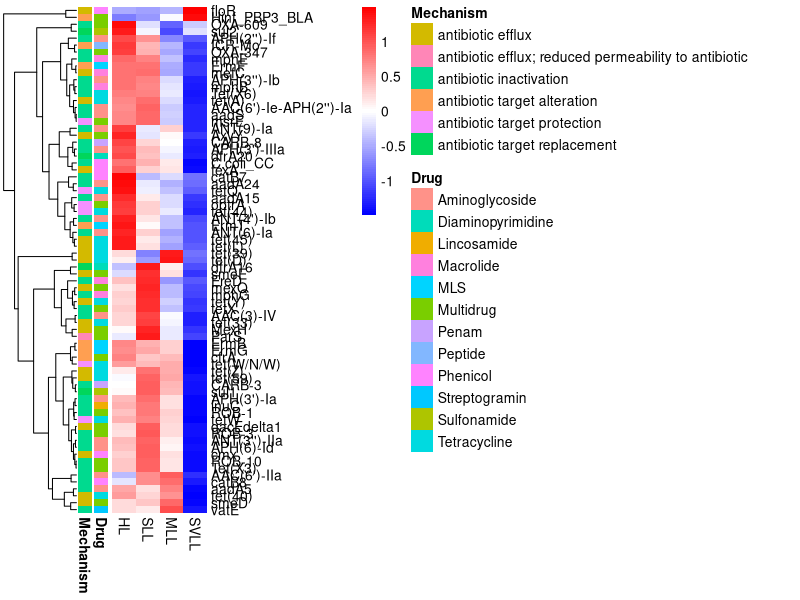

Source code (R):
rm(list = ls())

data <- read.delim("compare.sig.ARG_Abun.xls",header = T,row.names = 1,check.names = F,sep = "\t")
metadata <- read.delim("compare.sig.ARG_info.xls",header = T,row.names = 1,check.names = F,sep = "\t")
library(plyr)
group_abun <- ddply(data,"Grade",numcolwise(mean))
dt <- as.data.frame(t(group_abun))
names(dt) <- c("HL","MLL","SLL","SVLL")
dt <- dt[-1,c(1,3,2,4)]
dt[,1:4] <- lapply(dt[,1:4], as.numeric)
rownames(dt)[c(18,33,47)] <- c("C.coli_CC","Hinf_PBP3_BLA","catB7")

library(pheatmap)
library(gplots)
library(ggplot2)
anno <- as.data.frame(metadata[,c(3,4)])
rownames(anno)[c(18,33,47)] <- c("C.coli_CC","Hinf_PBP3_BLA","catB7")
names(anno) <- c("Drug","Mechanism")
write.table(dt,file = "sig_ARG_group_Abun.xls",sep = "\t")


tiff(filename = "sig.ARG.pheatmap.tif",width = 4500,height = 5500,res=600,compression="lzw")
pheatmap(dt,scale = "row",cluster_rows =T,cluster_cols =F,
         color = bluered(100),fontsize=10,
         annotation_row  = anno,
         annotation_legend=T)
dev.off()

#Don't show legend
tiff(filename = "sig.ARG.pheatmap1.tif",width = 3000,height = 5500,res=600,compression="lzw")
pheatmap(dt,scale = "row",cluster_rows =T,cluster_cols =F,
         color = bluered(100),fontsize=10,
         annotation_row  = anno,
         annotation_legend=F)
dev.off()
